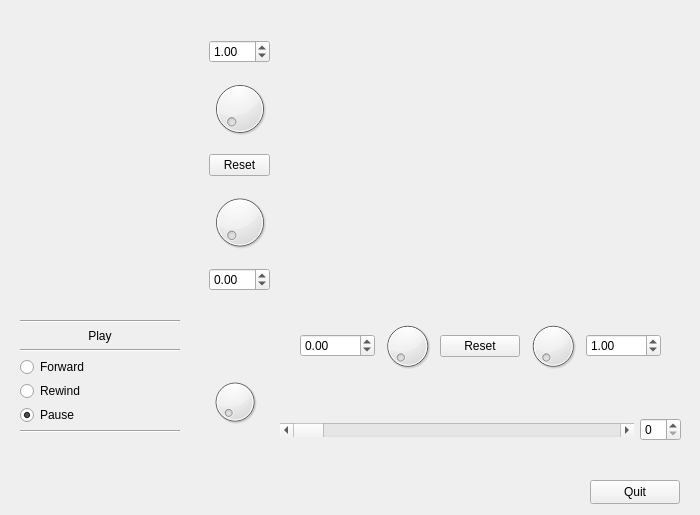
<?xml version="1.0" encoding="UTF-8"?>
<ui version="4.0">
 <class>BlobFlowExplorer</class>
 <widget class="QWidget" name="BlobFlowExplorer">
  <property name="geometry">
   <rect>
    <x>0</x>
    <y>0</y>
    <width>700</width>
    <height>515</height>
   </rect>
  </property>
  <property name="sizePolicy">
   <sizepolicy hsizetype="Preferred" vsizetype="Preferred">
    <horstretch>0</horstretch>
    <verstretch>0</verstretch>
   </sizepolicy>
  </property>
  <property name="windowTitle">
   <string>Form</string>
  </property>
  <widget class="MatplotlibWidget" name="mplwidget">
   <property name="geometry">
    <rect>
     <x>280</x>
     <y>10</y>
     <width>400</width>
     <height>300</height>
    </rect>
   </property>
  </widget>
  <widget class="QPushButton" name="pushButton">
   <property name="geometry">
    <rect>
     <x>590</x>
     <y>480</y>
     <width>90</width>
     <height>24</height>
    </rect>
   </property>
   <property name="text">
    <string>Quit</string>
   </property>
  </widget>
  <widget class="QDial" name="timeDial">
   <property name="geometry">
    <rect>
     <x>210</x>
     <y>370</y>
     <width>50</width>
     <height>64</height>
    </rect>
   </property>
  </widget>
  <widget class="QWidget" name="verticalLayoutWidget">
   <property name="geometry">
    <rect>
     <x>20</x>
     <y>320</y>
     <width>160</width>
     <height>113</height>
    </rect>
   </property>
   <layout class="QVBoxLayout" name="verticalLayout">
    <item>
     <widget class="Line" name="line">
      <property name="orientation">
       <enum>Qt::Horizontal</enum>
      </property>
     </widget>
    </item>
    <item>
     <widget class="QLabel" name="label">
      <property name="text">
       <string>Play</string>
      </property>
      <property name="alignment">
       <set>Qt::AlignCenter</set>
      </property>
     </widget>
    </item>
    <item>
     <widget class="Line" name="line_2">
      <property name="orientation">
       <enum>Qt::Horizontal</enum>
      </property>
     </widget>
    </item>
    <item>
     <widget class="QRadioButton" name="Play">
      <property name="text">
       <string>Forward</string>
      </property>
     </widget>
    </item>
    <item>
     <widget class="QRadioButton" name="Rewind">
      <property name="text">
       <string>Rewind</string>
      </property>
     </widget>
    </item>
    <item>
     <widget class="QRadioButton" name="Pause">
      <property name="text">
       <string>Pause</string>
      </property>
      <property name="shortcut">
       <string>Ctrl+R, Ctrl+R</string>
      </property>
      <property name="checked">
       <bool>true</bool>
      </property>
     </widget>
    </item>
    <item>
     <widget class="Line" name="line_3">
      <property name="orientation">
       <enum>Qt::Horizontal</enum>
      </property>
     </widget>
    </item>
   </layout>
  </widget>
  <widget class="QWidget" name="horizontalLayoutWidget">
   <property name="geometry">
    <rect>
     <x>280</x>
     <y>390</y>
     <width>401</width>
     <height>80</height>
    </rect>
   </property>
   <layout class="QHBoxLayout" name="horizontalLayout">
    <item>
     <widget class="QScrollBar" name="horizontalScrollBar">
      <property name="inputMethodHints">
       <set>Qt::ImhNone</set>
      </property>
      <property name="orientation">
       <enum>Qt::Horizontal</enum>
      </property>
     </widget>
    </item>
    <item>
     <widget class="QSpinBox" name="CurrentFrame">
      <property name="sizePolicy">
       <sizepolicy hsizetype="Fixed" vsizetype="Fixed">
        <horstretch>0</horstretch>
        <verstretch>0</verstretch>
       </sizepolicy>
      </property>
     </widget>
    </item>
   </layout>
  </widget>
  <widget class="QWidget" name="layoutWidget">
   <property name="geometry">
    <rect>
     <x>300</x>
     <y>320</y>
     <width>361</width>
     <height>52</height>
    </rect>
   </property>
   <layout class="QHBoxLayout" name="horizontalLayout_2">
    <item>
     <widget class="QDoubleSpinBox" name="xMin">
      <property name="minimum">
       <double>-1000.000000000000000</double>
      </property>
      <property name="maximum">
       <double>1000.000000000000000</double>
      </property>
     </widget>
    </item>
    <item>
     <widget class="QDial" name="xMinDial"/>
    </item>
    <item>
     <widget class="QPushButton" name="resetZoomx">
      <property name="text">
       <string>Reset</string>
      </property>
     </widget>
    </item>
    <item>
     <widget class="QDial" name="xMaxDial"/>
    </item>
    <item>
     <widget class="QDoubleSpinBox" name="xMax">
      <property name="minimum">
       <double>-1000.000000000000000</double>
      </property>
      <property name="maximum">
       <double>1000.000000000000000</double>
      </property>
      <property name="value">
       <double>1.000000000000000</double>
      </property>
     </widget>
    </item>
   </layout>
  </widget>
  <widget class="QWidget" name="layoutWidget">
   <property name="geometry">
    <rect>
     <x>209</x>
     <y>40</y>
     <width>61</width>
     <height>251</height>
    </rect>
   </property>
   <layout class="QVBoxLayout" name="verticalLayout_2">
    <item>
     <widget class="QDoubleSpinBox" name="yMax">
      <property name="minimum">
       <double>-1000.000000000000000</double>
      </property>
      <property name="maximum">
       <double>1000.000000000000000</double>
      </property>
      <property name="singleStep">
       <double>0.100000000000000</double>
      </property>
      <property name="value">
       <double>1.000000000000000</double>
      </property>
     </widget>
    </item>
    <item>
     <widget class="QDial" name="yMaxDial"/>
    </item>
    <item>
     <widget class="QPushButton" name="resetZoomy">
      <property name="text">
       <string>Reset</string>
      </property>
     </widget>
    </item>
    <item>
     <widget class="QDial" name="yMinDial"/>
    </item>
    <item>
     <widget class="QDoubleSpinBox" name="yMin">
      <property name="minimum">
       <double>-1000.000000000000000</double>
      </property>
      <property name="maximum">
       <double>1000.000000000000000</double>
      </property>
     </widget>
    </item>
   </layout>
  </widget>
 </widget>
 <customwidgets>
  <customwidget>
   <class>MatplotlibWidget</class>
   <extends>QWidget</extends>
   <header>matplotlibwidget</header>
  </customwidget>
 </customwidgets>
 <resources/>
 <connections>
  <connection>
   <sender>pushButton</sender>
   <signal>clicked()</signal>
   <receiver>BlobFlowExplorer</receiver>
   <slot>quit_gui()</slot>
   <hints>
    <hint type="sourcelabel">
     <x>644</x>
     <y>487</y>
    </hint>
    <hint type="destinationlabel">
     <x>183</x>
     <y>399</y>
    </hint>
   </hints>
  </connection>
  <connection>
   <sender>timeDial</sender>
   <signal>valueChanged(int)</signal>
   <receiver>horizontalScrollBar</receiver>
   <slot>setValue(int)</slot>
   <hints>
    <hint type="sourcelabel">
     <x>240</x>
     <y>399</y>
    </hint>
    <hint type="destinationlabel">
     <x>379</x>
     <y>437</y>
    </hint>
   </hints>
  </connection>
  <connection>
   <sender>horizontalScrollBar</sender>
   <signal>valueChanged(int)</signal>
   <receiver>timeDial</receiver>
   <slot>setValue(int)</slot>
   <hints>
    <hint type="sourcelabel">
     <x>337</x>
     <y>437</y>
    </hint>
    <hint type="destinationlabel">
     <x>231</x>
     <y>423</y>
    </hint>
   </hints>
  </connection>
  <connection>
   <sender>horizontalScrollBar</sender>
   <signal>valueChanged(int)</signal>
   <receiver>CurrentFrame</receiver>
   <slot>setValue(int)</slot>
   <hints>
    <hint type="sourcelabel">
     <x>425</x>
     <y>437</y>
    </hint>
    <hint type="destinationlabel">
     <x>679</x>
     <y>440</y>
    </hint>
   </hints>
  </connection>
  <connection>
   <sender>CurrentFrame</sender>
   <signal>valueChanged(int)</signal>
   <receiver>horizontalScrollBar</receiver>
   <slot>setValue(int)</slot>
   <hints>
    <hint type="sourcelabel">
     <x>679</x>
     <y>440</y>
    </hint>
    <hint type="destinationlabel">
     <x>411</x>
     <y>437</y>
    </hint>
   </hints>
  </connection>
  <connection>
   <sender>Play</sender>
   <signal>clicked()</signal>
   <receiver>BlobFlowExplorer</receiver>
   <slot>play()</slot>
   <hints>
    <hint type="sourcelabel">
     <x>30</x>
     <y>374</y>
    </hint>
    <hint type="destinationlabel">
     <x>164</x>
     <y>372</y>
    </hint>
   </hints>
  </connection>
  <connection>
   <sender>Rewind</sender>
   <signal>clicked()</signal>
   <receiver>BlobFlowExplorer</receiver>
   <slot>play()</slot>
   <hints>
    <hint type="sourcelabel">
     <x>66</x>
     <y>399</y>
    </hint>
    <hint type="destinationlabel">
     <x>209</x>
     <y>345</y>
    </hint>
   </hints>
  </connection>
  <connection>
   <sender>Pause</sender>
   <signal>clicked()</signal>
   <receiver>BlobFlowExplorer</receiver>
   <slot>pause()</slot>
   <hints>
    <hint type="sourcelabel">
     <x>69</x>
     <y>424</y>
    </hint>
    <hint type="destinationlabel">
     <x>304</x>
     <y>427</y>
    </hint>
   </hints>
  </connection>
  <connection>
   <sender>xMin</sender>
   <signal>valueChanged(double)</signal>
   <receiver>BlobFlowExplorer</receiver>
   <slot>newplot()</slot>
   <hints>
    <hint type="sourcelabel">
     <x>299</x>
     <y>338</y>
    </hint>
    <hint type="destinationlabel">
     <x>469</x>
     <y>336</y>
    </hint>
   </hints>
  </connection>
  <connection>
   <sender>xMax</sender>
   <signal>valueChanged(double)</signal>
   <receiver>BlobFlowExplorer</receiver>
   <slot>newplot()</slot>
   <hints>
    <hint type="sourcelabel">
     <x>679</x>
     <y>356</y>
    </hint>
    <hint type="destinationlabel">
     <x>557</x>
     <y>332</y>
    </hint>
   </hints>
  </connection>
  <connection>
   <sender>yMin</sender>
   <signal>valueChanged(double)</signal>
   <receiver>BlobFlowExplorer</receiver>
   <slot>newplot()</slot>
   <hints>
    <hint type="sourcelabel">
     <x>239</x>
     <y>306</y>
    </hint>
    <hint type="destinationlabel">
     <x>236</x>
     <y>269</y>
    </hint>
   </hints>
  </connection>
  <connection>
   <sender>yMax</sender>
   <signal>valueChanged(double)</signal>
   <receiver>BlobFlowExplorer</receiver>
   <slot>newplot()</slot>
   <hints>
    <hint type="sourcelabel">
     <x>230</x>
     <y>22</y>
    </hint>
    <hint type="destinationlabel">
     <x>230</x>
     <y>105</y>
    </hint>
   </hints>
  </connection>
  <connection>
   <sender>CurrentFrame</sender>
   <signal>valueChanged(int)</signal>
   <receiver>BlobFlowExplorer</receiver>
   <slot>newplot()</slot>
   <hints>
    <hint type="sourcelabel">
     <x>647</x>
     <y>425</y>
    </hint>
    <hint type="destinationlabel">
     <x>487</x>
     <y>433</y>
    </hint>
   </hints>
  </connection>
  <connection>
   <sender>yMinDial</sender>
   <signal>valueChanged(int)</signal>
   <receiver>BlobFlowExplorer</receiver>
   <slot>yMinDialChanged()</slot>
   <hints>
    <hint type="sourcelabel">
     <x>226</x>
     <y>238</y>
    </hint>
    <hint type="destinationlabel">
     <x>163</x>
     <y>235</y>
    </hint>
   </hints>
  </connection>
  <connection>
   <sender>yMaxDial</sender>
   <signal>valueChanged(int)</signal>
   <receiver>BlobFlowExplorer</receiver>
   <slot>yMaxDialChanged()</slot>
   <hints>
    <hint type="sourcelabel">
     <x>240</x>
     <y>96</y>
    </hint>
    <hint type="destinationlabel">
     <x>155</x>
     <y>95</y>
    </hint>
   </hints>
  </connection>
  <connection>
   <sender>xMinDial</sender>
   <signal>valueChanged(int)</signal>
   <receiver>BlobFlowExplorer</receiver>
   <slot>xMinDialChanged()</slot>
   <hints>
    <hint type="sourcelabel">
     <x>442</x>
     <y>351</y>
    </hint>
    <hint type="destinationlabel">
     <x>243</x>
     <y>484</y>
    </hint>
   </hints>
  </connection>
  <connection>
   <sender>xMaxDial</sender>
   <signal>valueChanged(int)</signal>
   <receiver>BlobFlowExplorer</receiver>
   <slot>xMaxDialChanged()</slot>
   <hints>
    <hint type="sourcelabel">
     <x>531</x>
     <y>357</y>
    </hint>
    <hint type="destinationlabel">
     <x>465</x>
     <y>502</y>
    </hint>
   </hints>
  </connection>
  <connection>
   <sender>yMin</sender>
   <signal>valueChanged(double)</signal>
   <receiver>BlobFlowExplorer</receiver>
   <slot>yMinChanged()</slot>
   <hints>
    <hint type="sourcelabel">
     <x>222</x>
     <y>302</y>
    </hint>
    <hint type="destinationlabel">
     <x>126</x>
     <y>298</y>
    </hint>
   </hints>
  </connection>
  <connection>
   <sender>xMin</sender>
   <signal>valueChanged(double)</signal>
   <receiver>BlobFlowExplorer</receiver>
   <slot>xMinChanged()</slot>
   <hints>
    <hint type="sourcelabel">
     <x>329</x>
     <y>353</y>
    </hint>
    <hint type="destinationlabel">
     <x>109</x>
     <y>455</y>
    </hint>
   </hints>
  </connection>
  <connection>
   <sender>resetZoomx</sender>
   <signal>clicked()</signal>
   <receiver>BlobFlowExplorer</receiver>
   <slot>ResetZoomx()</slot>
   <hints>
    <hint type="sourcelabel">
     <x>489</x>
     <y>349</y>
    </hint>
    <hint type="destinationlabel">
     <x>574</x>
     <y>384</y>
    </hint>
   </hints>
  </connection>
  <connection>
   <sender>xMax</sender>
   <signal>valueChanged(double)</signal>
   <receiver>BlobFlowExplorer</receiver>
   <slot>xMaxChanged()</slot>
   <hints>
    <hint type="sourcelabel">
     <x>640</x>
     <y>346</y>
    </hint>
    <hint type="destinationlabel">
     <x>501</x>
     <y>476</y>
    </hint>
   </hints>
  </connection>
  <connection>
   <sender>yMax</sender>
   <signal>valueChanged(double)</signal>
   <receiver>BlobFlowExplorer</receiver>
   <slot>yMaxChanged()</slot>
   <hints>
    <hint type="sourcelabel">
     <x>245</x>
     <y>24</y>
    </hint>
    <hint type="destinationlabel">
     <x>90</x>
     <y>26</y>
    </hint>
   </hints>
  </connection>
  <connection>
   <sender>resetZoomy</sender>
   <signal>clicked()</signal>
   <receiver>BlobFlowExplorer</receiver>
   <slot>ResetZoomy()</slot>
   <hints>
    <hint type="sourcelabel">
     <x>258</x>
     <y>162</y>
    </hint>
    <hint type="destinationlabel">
     <x>137</x>
     <y>159</y>
    </hint>
   </hints>
  </connection>
 </connections>
 <slots>
  <slot>doit_when_pressed()</slot>
  <slot>dialaction()</slot>
  <slot>quit_gui()</slot>
  <slot>play()</slot>
  <slot>pause()</slot>
  <slot>newplot()</slot>
  <slot>yMinDialChanged()</slot>
  <slot>yMaxDialChanged()</slot>
  <slot>xMinDialChanged()</slot>
  <slot>xMaxDialChanged()</slot>
  <slot>xMinChanged()</slot>
  <slot>yMinChanged()</slot>
  <slot>ResetZoomx()</slot>
  <slot>xMaxChanged()</slot>
  <slot>yMaxChanged()</slot>
  <slot>ResetZoomy()</slot>
 </slots>
</ui>
